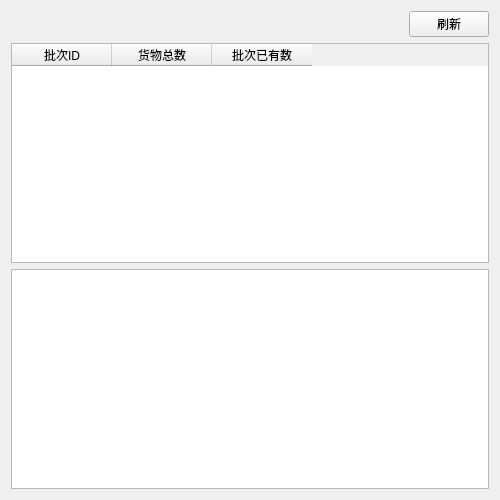
<?xml version="1.0" encoding="UTF-8"?>
<ui version="4.0">
 <class>FinishBatch</class>
 <widget class="QWidget" name="FinishBatch">
  <property name="geometry">
   <rect>
    <x>0</x>
    <y>0</y>
    <width>500</width>
    <height>500</height>
   </rect>
  </property>
  <property name="minimumSize">
   <size>
    <width>500</width>
    <height>0</height>
   </size>
  </property>
  <property name="maximumSize">
   <size>
    <width>3000</width>
    <height>3000</height>
   </size>
  </property>
  <property name="windowTitle">
   <string>批次信息查看</string>
  </property>
  <layout class="QVBoxLayout" name="verticalLayout_2">
   <item>
    <layout class="QHBoxLayout" name="horizontalLayout">
     <item>
      <spacer name="horizontalSpacer">
       <property name="orientation">
        <enum>Qt::Horizontal</enum>
       </property>
       <property name="sizeHint" stdset="0">
        <size>
         <width>40</width>
         <height>20</height>
        </size>
       </property>
      </spacer>
     </item>
     <item>
      <widget class="QPushButton" name="refresh_batch">
       <property name="text">
        <string>刷新</string>
       </property>
      </widget>
     </item>
    </layout>
   </item>
   <item>
    <layout class="QVBoxLayout" name="verticalLayout">
     <item>
      <widget class="QTableWidget" name="tableWidget">
       <property name="minimumSize">
        <size>
         <width>300</width>
         <height>200</height>
        </size>
       </property>
       <property name="editTriggers">
        <set>QAbstractItemView::NoEditTriggers</set>
       </property>
       <property name="selectionBehavior">
        <enum>QAbstractItemView::SelectRows</enum>
       </property>
       <attribute name="horizontalHeaderStretchLastSection">
        <bool>false</bool>
       </attribute>
       <attribute name="verticalHeaderVisible">
        <bool>false</bool>
       </attribute>
       <column>
        <property name="text">
         <string>批次ID</string>
        </property>
        <property name="textAlignment">
         <set>AlignCenter</set>
        </property>
       </column>
       <column>
        <property name="text">
         <string>货物总数</string>
        </property>
        <property name="textAlignment">
         <set>AlignCenter</set>
        </property>
       </column>
       <column>
        <property name="text">
         <string>批次已有数</string>
        </property>
        <property name="textAlignment">
         <set>AlignCenter</set>
        </property>
       </column>
      </widget>
     </item>
     <item>
      <widget class="QTreeWidget" name="treeWidget">
       <property name="minimumSize">
        <size>
         <width>0</width>
         <height>200</height>
        </size>
       </property>
       <property name="editTriggers">
        <set>QAbstractItemView::NoEditTriggers</set>
       </property>
       <attribute name="headerVisible">
        <bool>false</bool>
       </attribute>
       <column>
        <property name="text">
         <string notr="true">1</string>
        </property>
       </column>
      </widget>
     </item>
    </layout>
   </item>
  </layout>
 </widget>
 <resources/>
 <connections/>
</ui>
